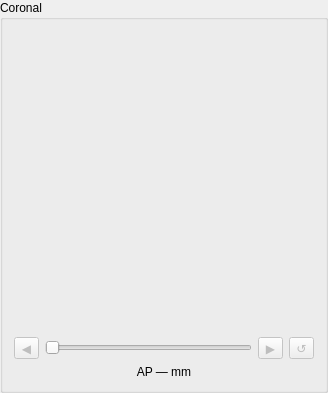
                                      <widget class="QGroupBox" name="coronalGroup">
                                        <property name="title">
                                          <string>Coronal</string>
                                        </property>
                                        <layout class="QVBoxLayout" name="coronalLayout">
                                          <item>
                                            <widget class="WorkflowMriView" name="coronalPreview">
                                              <property name="minimumSize">
                                                <size><width>300</width><height>300</height></size>
                                              </property>
                                            </widget>
                                          </item>
                                          <item>
                                            <layout class="QHBoxLayout" name="coronalSliderRow">
                                              <item>
                                                <widget class="QToolButton" name="coronalPreviousButton">
                                                  <property name="text">
                                                    <string>◀</string>
                                                  </property>
                                                  <property name="toolTip">
                                                    <string>Previous AP slice</string>
                                                  </property>
                                                  <property name="enabled">
                                                    <bool>false</bool>
                                                  </property>
                                                </widget>
                                              </item>
                                              <item>
                                                <widget class="QSlider" name="coronalSlider">
                                                  <property name="orientation">
                                                    <enum>Qt::Horizontal</enum>
                                                  </property>
                                                  <property name="enabled">
                                                    <bool>false</bool>
                                                  </property>
                                                </widget>
                                              </item>
                                              <item>
                                                <widget class="QToolButton" name="coronalNextButton">
                                                  <property name="text">
                                                    <string>▶</string>
                                                  </property>
                                                  <property name="toolTip">
                                                    <string>Next AP slice</string>
                                                  </property>
                                                  <property name="enabled">
                                                    <bool>false</bool>
                                                  </property>
                                                </widget>
                                              </item>
                                              <item>
                                                <widget class="QToolButton" name="resetCoronalButton">
                                                  <property name="text">
                                                    <string>↺</string>
                                                  </property>
                                                  <property name="toolTip">
                                                    <string>Reset to the initially displayed coronal slice</string>
                                                  </property>
                                                  <property name="enabled">
                                                    <bool>false</bool>
                                                  </property>
                                                </widget>
                                              </item>
                                            </layout>
                                          </item>
                                          <item>
                                            <widget class="QLabel" name="coronalSliceLabel">
                                              <property name="text">
                                                <string>AP — mm</string>
                                              </property>
                                              <property name="alignment">
                                                <set>Qt::AlignCenter</set>
                                              </property>
                                            </widget>
                                          </item>
                                        </layout>
                                      </widget>
